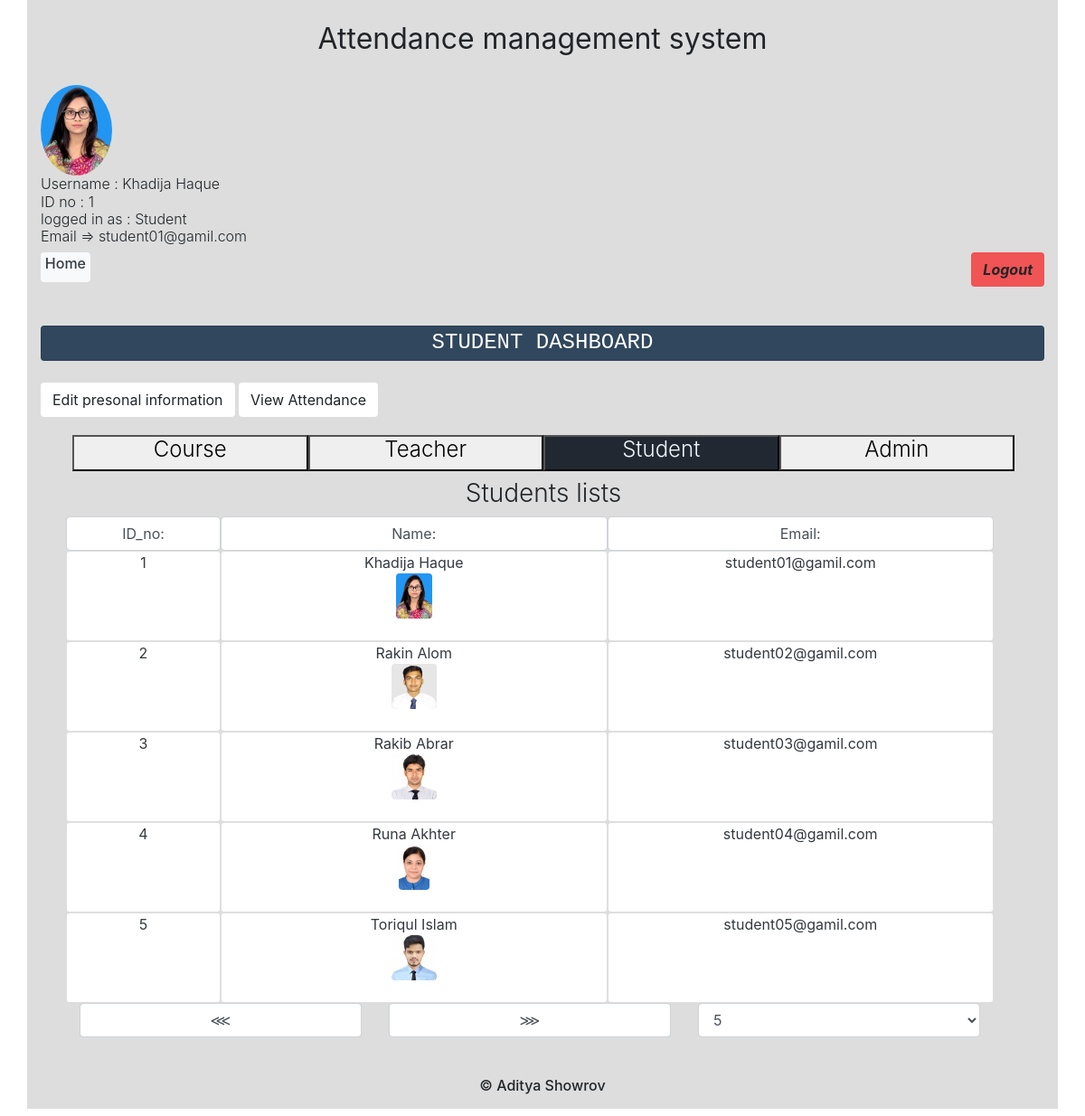
Screenshot of /studentdashboard.php (signed in) with the database file from the repository.
### tables this page shows
CREATE TABLE `students` (
  `id` int(11) NOT NULL,
  `name` varchar(255) NOT NULL,
  `email` varchar(255) NOT NULL,
  `image` varchar(255) NOT NULL,
  `address` text NOT NULL
);

### allLists.php (the view, shortened to what this page needs)
<?php
$rangeC = $_SESSION['rangeC'];
$rangeT = $_SESSION['rangeT'];
$rangeS = $_SESSION['rangeS'];
$indexC = $_SESSION['indexC'];
$indexT = $_SESSION['indexT'];
$indexS = $_SESSION['indexS'];
?>
<form method="POST" action="<?php echo $_SERVER['PHP_SELF']?>" class="p-1">
    <div class="row col-12 m-3">
        <div class="tabhead row col-12">
            <button name="Course" class="tablinks <?php if($_SESSION['tabRole'] == 'Course'){echo 'active bg-ac';}?> col-3 text-center" onmouseover="openTab(event, 'Course')">
                <h4 class="font-weight-light">Course</h4>
            </button>
            <button name="Teacher" class="tablinks <?php if($_SESSION['tabRole'] == 'Teacher'){echo 'active bg-ac';}?> col-3 text-center" onmouseover="openTab(event, 'Teacher')">
                <h4 class="font-weight-light">Teacher</h4>
            </button>
            <button name="Student" class="tablinks <?php if($_SESSION['tabRole'] == 'Student'){echo 'active bg-ac';}?> col-3 text-center" onmouseover="openTab(event, 'Student')">
                <h4 class="font-weight-light">Student</h4>
            </button>
            <button name="Admin" class="tablinks <?php if($_SESSION['tabRole'] == 'Admin'){echo 'active bg-ac';}?> col-3 text-center" onmouseover="openTab(event, 'Admin')">
                <h4 class="font-weight-light">Admin</h4>
            </button>
        </div>
            <?php
                if($_SESSION['cl']==1){
                    $_SESSION['cl'] = 1;
                    $sql = "SELECT * FROM courses WHERE id < $indexC ORDER BY id DESC LIMIT $rangeC";
                }else if($_SESSION['cr']==1){
                    $sql = "SELECT * FROM courses WHERE id > $indexC LIMIT $rangeC";
                }
                $stmt = $pdo->prepare($sql);
                $stmt->execute();
                $data = $stmt->fetchAll(PDO::FETCH_ASSOC);
            ?>
                <?php
                foreach($data as $info) {
                    $teacherId = $info['t_id'];
                    $sql = "SELECT * FROM teacher WHERE id = $teacherId";
                ?>
                <?php }?>
            <?php
                if($_SESSION['tl']==1){
                    $_SESSION['tl'] = 1;
                    $sql = "SELECT * FROM teacher WHERE id < $indexT ORDER BY id DESC LIMIT $rangeT";
                }else if($_SESSION['tr']==1){
                    $sql = "SELECT * FROM teacher WHERE id > $indexT LIMIT $rangeT";
                }
            ?>
        <div id="Student" class="tab <?php if($_SESSION['tabRole'] != 'Student'){echo 'hide';}?> tabcontent row col-xl-12 p-2">
            <h3 class="text-center col-12 font-weight-light"> Students lists</h3>
            <?php
                if($_SESSION['sl']==1){
                    $_SESSION['sl'] = 1;
                    $sql = "SELECT * FROM students WHERE id < $indexS ORDER BY id DESC LIMIT $rangeS";
                }else if($_SESSION['sr']==1){
                    $sql = "SELECT * FROM students WHERE id > $indexS LIMIT $rangeS";
                }
                $stmt = $pdo->prepare($sql);
                $stmt->execute();
                $data = $stmt->fetchAll(PDO::FETCH_ASSOC);
            ?>
            <div class="row col-12">
                <div class="col-2  text-center  form-control">ID_no:</div>
                <div class="col-5  text-center  form-control">Name:</div>
                <div class="col-5  text-center  form-control">Email:</div>
                <?php
                foreach($data as $info) {
                ?>
                <div class="col-2  selectAll text-center text-dark font-weight-normal  a card"><?php echo ''.$info['id'].'';?></div>
                <div class="col-5  selectAll text-center text-dark font-weight-normal  a card"><?php echo $info['name']."<br><center><img class=\"img bg-light rounded\" src='images/".$info['image']."' > </center> <br>";?></div>
                <div class="col-5  selectAll text-center text-dark font-weight-normal  a card"><?php echo $info['email'];?></div>
                <?php }?>
                <div class="col-4  text-center">
                    <input type="submit" name="sl" value="&#x022D8;" class="col-12  form-control"></input>
                </div>
                <div class="col-4  text-center">
                    <input type="submit" name="sr" value="&#x022D9;" class="col-12  form-control"></input>
                </div>
                <div class="col-4 ">
                    <select class="form-control" name="rangeS">
                        <option <?php if(isset($_SESSION['rangeS'])&&$_SESSION['rangeS']==5){echo 'selected';}?>>5</option>
                    </select>
                </div>
            </div>
        </div>
    </div>
</form>

### header.php (shortened to what this page needs)
<?php
if($_SESSION['role'] == 'Admin'){
    $sql = 'SELECT * FROM admin WHERE email = :email';
}else if($_SESSION['role'] == 'Teacher'){
    $sql = 'SELECT * FROM teacher WHERE email = :email';
} else if($_SESSION['role'] == 'Student'){
    $sql = 'SELECT * FROM students WHERE email = :email';
}
$email = $_SESSION['email'];
$stmt = $pdo->prepare($sql);
$stmt->execute(['email'=>$email]);
$dataT = $stmt->fetch(PDO::FETCH_ASSOC);
?>
<!doctype html>
<html lang="en">
<head>
    <link rel="stylesheet" href="https://cdn.jsdelivr.net/npm/bootstrap@4.5.3/dist/css/bootstrap.min.css">
    <link rel="stylesheet" href="css/style.css">
</head>
<body>
    <div class="container main " style="background-color: #DDDDDD"><br>
        <h2 class="text-center font-weight-normal">Attendance management system</h2><br>
        <img src="images/<?php echo $dataT['image'];?>" alt="" class="rounded-circle">
        <h6 class="font-weight-light">Username : <?php echo $_SESSION['name'].'<br>ID no : '.$_SESSION['id'];?> <br>logged in as : <?php echo $_SESSION['role'];?> <br> Email => <?php echo $_SESSION['email'];?></h6>
        <a href="index.php" class="badge btn-light text-dark"><h6>Home</h6></a>
        <a href="logout.php"><button type="button" class="btn font-weight-bolder font-italic float-right" style="background-color:#F05454">Logout</button></a>
        <br>
        <br>

### studentdashboard.php (shortened to what this page needs)
<?php
require 'header.php';
?>
<h4 class="text-center  card my-4 p-1 text-white text-monospace text-uppercase" style="background-color:#30475E">Student Dashboard</h4>
<a href="edit.php"><button type="button" class="btn  " style="background-color:white">Edit presonal information</button></a>
<a href="attendanceView.php"><button type="button" class="btn " style="background-color:white">View Attendance</button></a>
<?php
require 'allLists.php';
require 'footer.php';
?>

### footer.php (shortened to what this page needs)
<h6 class="text-center py-3">&copy; Aditya Showrov</h6>
</div>
</body>
</html>

### css/style.css (style rules this page uses)
input { color: green; }

### allLists.php (style rules this page uses)
.selectAll { cursor: -webkit-grab; cursor: grab; -webkit-user-select: all; -moz-user-select: all; -ms-user-select: all; user-select: all; }
.active { background-color:#848484; color: aliceblue; }
.tablinks { height: 40px; margin: 0; padding: 0; }
.img { height: 50px; width: auto; max-width: 100px; }
.a { background-color: white; }
.bg-ac { background-color: #222831; }

### rows the page displays
students: image (picture), id "1", name "Khadija Haque", email "student01@gamil.com"
students: id "2", name "Rakin Alom", image (picture), email "student02@gamil.com"
students: id "3", name "Rakib Abrar", image (picture), email "student03@gamil.com"
students: id "4", name "Runa Akhter", image (picture), email "student04@gamil.com"
students: id "5", name "Toriqul Islam", image (picture), email "student05@gamil.com"

### other values shown
$_SESSION['name'] "Khadija Haque"
$_SESSION['id'] "1"
$_SESSION['role'] "Student"
$_SESSION['email'] "student01@gamil.com"
